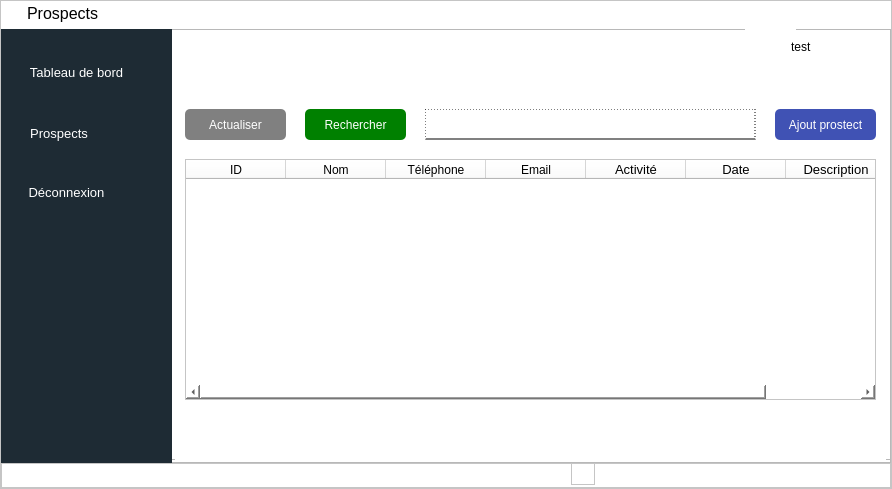
<?xml version="1.0" encoding="UTF-8"?>
<ui version="4.0">
 <class>MainWindow</class>
 <widget class="QMainWindow" name="MainWindow">
  <property name="geometry">
   <rect>
    <x>0</x>
    <y>0</y>
    <width>892</width>
    <height>489</height>
   </rect>
  </property>
  <property name="windowTitle">
   <string>MainWindow</string>
  </property>
  <widget class="QWidget" name="centralwidget">
   <layout class="QHBoxLayout" name="horizontalLayout">
    <property name="spacing">
     <number>0</number>
    </property>
    <property name="leftMargin">
     <number>0</number>
    </property>
    <property name="topMargin">
     <number>0</number>
    </property>
    <property name="rightMargin">
     <number>0</number>
    </property>
    <property name="bottomMargin">
     <number>0</number>
    </property>
    <item>
     <widget class="QFrame" name="background">
      <property name="styleSheet">
       <string notr="true">#background{
	background-color : white;
	
}</string>
      </property>
      <property name="frameShape">
       <enum>QFrame::StyledPanel</enum>
      </property>
      <property name="frameShadow">
       <enum>QFrame::Raised</enum>
      </property>
      <layout class="QVBoxLayout" name="verticalLayout">
       <property name="spacing">
        <number>0</number>
       </property>
       <property name="leftMargin">
        <number>0</number>
       </property>
       <property name="topMargin">
        <number>0</number>
       </property>
       <property name="rightMargin">
        <number>0</number>
       </property>
       <property name="bottomMargin">
        <number>0</number>
       </property>
       <item alignment="Qt::AlignTop">
        <widget class="QFrame" name="Header">
         <property name="minimumSize">
          <size>
           <width>0</width>
           <height>28</height>
          </size>
         </property>
         <property name="styleSheet">
          <string notr="true">*{
	color: black;
	background: white;
	border: none;
}



QPushButton{
	color: rgb(255, 255, 255);
	background: transparent;
	border: none;
}



QLabel{
	color:black;
	border: none;
}</string>
         </property>
         <property name="frameShape">
          <enum>QFrame::StyledPanel</enum>
         </property>
         <property name="frameShadow">
          <enum>QFrame::Raised</enum>
         </property>
         <layout class="QHBoxLayout" name="horizontalLayout_2">
          <property name="spacing">
           <number>0</number>
          </property>
          <property name="leftMargin">
           <number>0</number>
          </property>
          <property name="topMargin">
           <number>2</number>
          </property>
          <property name="rightMargin">
           <number>0</number>
          </property>
          <property name="bottomMargin">
           <number>0</number>
          </property>
          <item alignment="Qt::AlignLeft|Qt::AlignTop">
           <widget class="QFrame" name="frame">
            <property name="frameShape">
             <enum>QFrame::StyledPanel</enum>
            </property>
            <property name="frameShadow">
             <enum>QFrame::Raised</enum>
            </property>
            <layout class="QHBoxLayout" name="horizontalLayout_5">
             <property name="spacing">
              <number>0</number>
             </property>
             <property name="leftMargin">
              <number>0</number>
             </property>
             <property name="topMargin">
              <number>0</number>
             </property>
             <property name="rightMargin">
              <number>0</number>
             </property>
             <property name="bottomMargin">
              <number>0</number>
             </property>
            </layout>
           </widget>
          </item>
          <item alignment="Qt::AlignTop">
           <widget class="QFrame" name="frame_2">
            <property name="sizePolicy">
             <sizepolicy hsizetype="Expanding" vsizetype="Preferred">
              <horstretch>0</horstretch>
              <verstretch>0</verstretch>
             </sizepolicy>
            </property>
            <property name="styleSheet">
             <string notr="true"/>
            </property>
            <property name="frameShape">
             <enum>QFrame::StyledPanel</enum>
            </property>
            <property name="frameShadow">
             <enum>QFrame::Raised</enum>
            </property>
            <layout class="QHBoxLayout" name="horizontalLayout_4">
             <property name="spacing">
              <number>0</number>
             </property>
             <property name="leftMargin">
              <number>0</number>
             </property>
             <property name="topMargin">
              <number>0</number>
             </property>
             <property name="rightMargin">
              <number>0</number>
             </property>
             <property name="bottomMargin">
              <number>0</number>
             </property>
             <item>
              <widget class="QPushButton" name="pushButton_4">
               <property name="minimumSize">
                <size>
                 <width>20</width>
                 <height>20</height>
                </size>
               </property>
               <property name="maximumSize">
                <size>
                 <width>20</width>
                 <height>20</height>
                </size>
               </property>
               <property name="text">
                <string/>
               </property>
               <property name="icon">
                <iconset resource="resources.qrc">
                 <normaloff>:/icons/UI/trending-up2.svg</normaloff>:/icons/UI/trending-up2.svg</iconset>
               </property>
               <property name="iconSize">
                <size>
                 <width>20</width>
                 <height>20</height>
                </size>
               </property>
              </widget>
             </item>
             <item>
              <widget class="QLabel" name="label">
               <property name="font">
                <font>
                 <pointsize>12</pointsize>
                </font>
               </property>
               <property name="styleSheet">
                <string notr="true"/>
               </property>
               <property name="text">
                <string>Prospects</string>
               </property>
               <property name="alignment">
                <set>Qt::AlignLeading|Qt::AlignLeft|Qt::AlignVCenter</set>
               </property>
               <property name="indent">
                <number>6</number>
               </property>
              </widget>
             </item>
            </layout>
           </widget>
          </item>
          <item alignment="Qt::AlignRight|Qt::AlignTop">
           <widget class="QFrame" name="frame_3">
            <property name="frameShape">
             <enum>QFrame::StyledPanel</enum>
            </property>
            <property name="frameShadow">
             <enum>QFrame::Raised</enum>
            </property>
            <layout class="QHBoxLayout" name="horizontalLayout_3">
             <property name="spacing">
              <number>0</number>
             </property>
             <property name="leftMargin">
              <number>0</number>
             </property>
             <property name="topMargin">
              <number>0</number>
             </property>
             <property name="rightMargin">
              <number>0</number>
             </property>
             <property name="bottomMargin">
              <number>0</number>
             </property>
             <item>
              <widget class="QPushButton" name="pushButton">
               <property name="toolTip">
                <string>Minimize Window</string>
               </property>
               <property name="text">
                <string/>
               </property>
               <property name="icon">
                <iconset resource="resources.qrc">
                 <normaloff>:/icons/UI/minusBlack.svg</normaloff>:/icons/UI/minusBlack.svg</iconset>
               </property>
               <property name="iconSize">
                <size>
                 <width>20</width>
                 <height>20</height>
                </size>
               </property>
              </widget>
             </item>
             <item>
              <widget class="QPushButton" name="pushButton_3">
               <property name="toolTip">
                <string>Restore Window</string>
               </property>
               <property name="text">
                <string/>
               </property>
               <property name="icon">
                <iconset resource="resources.qrc">
                 <normaloff>:/icons/UI/squareBlack.svg</normaloff>:/icons/UI/squareBlack.svg</iconset>
               </property>
               <property name="iconSize">
                <size>
                 <width>20</width>
                 <height>20</height>
                </size>
               </property>
              </widget>
             </item>
             <item>
              <widget class="QPushButton" name="pushButton_2">
               <property name="toolTip">
                <string>Close Window</string>
               </property>
               <property name="text">
                <string/>
               </property>
               <property name="icon">
                <iconset resource="resources.qrc">
                 <normaloff>:/icons/UI/xBlack.svg</normaloff>:/icons/UI/xBlack.svg</iconset>
               </property>
               <property name="iconSize">
                <size>
                 <width>20</width>
                 <height>20</height>
                </size>
               </property>
              </widget>
             </item>
            </layout>
           </widget>
          </item>
         </layout>
        </widget>
       </item>
       <item>
        <widget class="QFrame" name="Main">
         <property name="sizePolicy">
          <sizepolicy hsizetype="Preferred" vsizetype="Expanding">
           <horstretch>0</horstretch>
           <verstretch>0</verstretch>
          </sizepolicy>
         </property>
         <property name="styleSheet">
          <string notr="true"/>
         </property>
         <property name="frameShape">
          <enum>QFrame::StyledPanel</enum>
         </property>
         <property name="frameShadow">
          <enum>QFrame::Raised</enum>
         </property>
         <widget class="QFrame" name="frame_4">
          <property name="geometry">
           <rect>
            <x>0</x>
            <y>0</y>
            <width>171</width>
            <height>441</height>
           </rect>
          </property>
          <property name="sizePolicy">
           <sizepolicy hsizetype="Preferred" vsizetype="Expanding">
            <horstretch>0</horstretch>
            <verstretch>0</verstretch>
           </sizepolicy>
          </property>
          <property name="font">
           <font>
            <pointsize>8</pointsize>
            <weight>50</weight>
            <bold>false</bold>
           </font>
          </property>
          <property name="styleSheet">
           <string notr="true">background-color: #1e2b34;
color: rgb(255, 255, 255);
border:none;</string>
          </property>
          <property name="frameShape">
           <enum>QFrame::StyledPanel</enum>
          </property>
          <property name="frameShadow">
           <enum>QFrame::Raised</enum>
          </property>
          <widget class="QPushButton" name="btnDeconnexion">
           <property name="geometry">
            <rect>
             <x>5</x>
             <y>150</y>
             <width>121</width>
             <height>26</height>
            </rect>
           </property>
           <property name="font">
            <font>
             <pointsize>10</pointsize>
             <weight>50</weight>
             <bold>false</bold>
            </font>
           </property>
           <property name="styleSheet">
            <string notr="true">
*:hover{
	margin-left: 4px;
	
	
}</string>
           </property>
           <property name="text">
            <string>Déconnexion</string>
           </property>
           <property name="icon">
            <iconset resource="resources.qrc">
             <normaloff>:/icons/UI/log-out.svg</normaloff>:/icons/UI/log-out.svg</iconset>
           </property>
           <property name="iconSize">
            <size>
             <width>20</width>
             <height>20</height>
            </size>
           </property>
          </widget>
          <widget class="QPushButton" name="btnTableau">
           <property name="geometry">
            <rect>
             <x>5</x>
             <y>30</y>
             <width>141</width>
             <height>26</height>
            </rect>
           </property>
           <property name="font">
            <font>
             <pointsize>10</pointsize>
            </font>
           </property>
           <property name="styleSheet">
            <string notr="true">

*:hover{
	margin-left: 4px;
	
}</string>
           </property>
           <property name="text">
            <string>Tableau de bord</string>
           </property>
           <property name="icon">
            <iconset resource="resources.qrc">
             <normaloff>:/icons/UI/table.svg</normaloff>:/icons/UI/table.svg</iconset>
           </property>
           <property name="iconSize">
            <size>
             <width>20</width>
             <height>20</height>
            </size>
           </property>
          </widget>
          <widget class="QPushButton" name="btnProspects">
           <property name="geometry">
            <rect>
             <x>10</x>
             <y>90</y>
             <width>121</width>
             <height>28</height>
            </rect>
           </property>
           <property name="font">
            <font>
             <pointsize>10</pointsize>
            </font>
           </property>
           <property name="styleSheet">
            <string notr="true">*{
margin-left: -25px;
}
*:hover{
	margin-left: -21px;
	
}</string>
           </property>
           <property name="text">
            <string>Prospects</string>
           </property>
           <property name="icon">
            <iconset resource="resources.qrc">
             <normaloff>:/icons/UI/trending-up.svg</normaloff>:/icons/UI/trending-up.svg</iconset>
           </property>
           <property name="iconSize">
            <size>
             <width>18</width>
             <height>18</height>
            </size>
           </property>
           <property name="autoRepeatInterval">
            <number>100</number>
           </property>
          </widget>
         </widget>
         <widget class="QFrame" name="frame_5">
          <property name="geometry">
           <rect>
            <x>134</x>
            <y>0</y>
            <width>761</width>
            <height>431</height>
           </rect>
          </property>
          <property name="styleSheet">
           <string notr="true"/>
          </property>
          <property name="frameShape">
           <enum>QFrame::StyledPanel</enum>
          </property>
          <property name="frameShadow">
           <enum>QFrame::Raised</enum>
          </property>
          <widget class="QCustomStackedWidget" name="mainPage">
           <property name="geometry">
            <rect>
             <x>40</x>
             <y>30</y>
             <width>711</width>
             <height>401</height>
            </rect>
           </property>
           <property name="sizePolicy">
            <sizepolicy hsizetype="Preferred" vsizetype="Preferred">
             <horstretch>0</horstretch>
             <verstretch>0</verstretch>
            </sizepolicy>
           </property>
           <property name="styleSheet">
            <string notr="true">
	background-color: white;
</string>
           </property>
           <property name="currentIndex">
            <number>1</number>
           </property>
           <widget class="QWidget" name="page">
            <property name="styleSheet">
             <string notr="true">QLineEdit{
	border: 1px solid white;
	background: transparent;
	color: white;
}</string>
            </property>
           </widget>
           <widget class="QWidget" name="page_2">
            <widget class="QPushButton" name="btnRecherche">
             <property name="geometry">
              <rect>
               <x>130</x>
               <y>50</y>
               <width>101</width>
               <height>31</height>
              </rect>
             </property>
             <property name="styleSheet">
              <string notr="true">border-radius: 5px;
background-color: green;
color: white;</string>
             </property>
             <property name="text">
              <string>Rechercher</string>
             </property>
             <property name="icon">
              <iconset resource="resources.qrc">
               <normaloff>:/icons/UI/search.svg</normaloff>:/icons/UI/search.svg</iconset>
             </property>
            </widget>
            <widget class="QTableWidget" name="table">
             <property name="geometry">
              <rect>
               <x>10</x>
               <y>100</y>
               <width>691</width>
               <height>241</height>
              </rect>
             </property>
             <column>
              <property name="text">
               <string>ID</string>
              </property>
             </column>
             <column>
              <property name="text">
               <string>Nom</string>
              </property>
             </column>
             <column>
              <property name="text">
               <string>Téléphone</string>
              </property>
             </column>
             <column>
              <property name="text">
               <string>Email</string>
              </property>
             </column>
             <column>
              <property name="text">
               <string>Activité</string>
              </property>
              <property name="font">
               <font>
                <family>Arial</family>
                <pointsize>10</pointsize>
               </font>
              </property>
             </column>
             <column>
              <property name="text">
               <string>Date</string>
              </property>
              <property name="font">
               <font>
                <family>Arial</family>
                <pointsize>10</pointsize>
               </font>
              </property>
             </column>
             <column>
              <property name="text">
               <string>Description</string>
              </property>
              <property name="font">
               <font>
                <family>Arial</family>
                <pointsize>10</pointsize>
               </font>
              </property>
             </column>
            </widget>
            <widget class="QPushButton" name="btnAjoutProspect">
             <property name="geometry">
              <rect>
               <x>600</x>
               <y>50</y>
               <width>101</width>
               <height>31</height>
              </rect>
             </property>
             <property name="styleSheet">
              <string notr="true">border-radius: 5px;
background-color: rgb(64, 82, 180);
color:white;</string>
             </property>
             <property name="text">
              <string>Ajout prostect</string>
             </property>
            </widget>
            <widget class="QLineEdit" name="inputRecherche">
             <property name="geometry">
              <rect>
               <x>250</x>
               <y>50</y>
               <width>331</width>
               <height>31</height>
              </rect>
             </property>
             <property name="styleSheet">
              <string notr="true">QLineEdit{
	color:black;
	border: 1px dotted black;
	border-bottom: 2px solid grey;
}

QLineEdit:focus{
border-bottom: 2px solid #FF6600;
}</string>
             </property>
             <property name="text">
              <string/>
             </property>
            </widget>
            <widget class="QPushButton" name="btnActualiser">
             <property name="geometry">
              <rect>
               <x>10</x>
               <y>50</y>
               <width>101</width>
               <height>31</height>
              </rect>
             </property>
             <property name="styleSheet">
              <string notr="true">border-radius: 5px;
background-color: grey;
color: white;</string>
             </property>
             <property name="text">
              <string>Actualiser</string>
             </property>
             <property name="icon">
              <iconset resource="resources.qrc">
               <normaloff>:/icons/UI/refresh-cw.svg</normaloff>:/icons/UI/refresh-cw.svg</iconset>
             </property>
            </widget>
           </widget>
          </widget>
          <widget class="QPushButton" name="pushButton_5">
           <property name="geometry">
            <rect>
             <x>610</x>
             <y>0</y>
             <width>51</width>
             <height>31</height>
            </rect>
           </property>
           <property name="styleSheet">
            <string notr="true">background-color: white;
border:none;</string>
           </property>
           <property name="text">
            <string/>
           </property>
           <property name="icon">
            <iconset resource="resources.qrc">
             <normaloff>:/icons/UI/userBlack.svg</normaloff>:/icons/UI/userBlack.svg</iconset>
           </property>
           <property name="iconSize">
            <size>
             <width>20</width>
             <height>20</height>
            </size>
           </property>
          </widget>
          <widget class="QLabel" name="labelUserConnected">
           <property name="geometry">
            <rect>
             <x>656</x>
             <y>10</y>
             <width>91</width>
             <height>16</height>
            </rect>
           </property>
           <property name="text">
            <string>test</string>
           </property>
          </widget>
         </widget>
         <zorder>frame_5</zorder>
         <zorder>frame_4</zorder>
        </widget>
       </item>
       <item>
        <widget class="QFrame" name="Footer">
         <property name="minimumSize">
          <size>
           <width>0</width>
           <height>25</height>
          </size>
         </property>
         <property name="maximumSize">
          <size>
           <width>16777215</width>
           <height>25</height>
          </size>
         </property>
         <property name="sizeIncrement">
          <size>
           <width>0</width>
           <height>0</height>
          </size>
         </property>
         <property name="styleSheet">
          <string notr="true">background-color: white;
</string>
         </property>
         <property name="frameShape">
          <enum>QFrame::StyledPanel</enum>
         </property>
         <property name="frameShadow">
          <enum>QFrame::Raised</enum>
         </property>
         <widget class="QFrame" name="frame_6">
          <property name="geometry">
           <rect>
            <x>570</x>
            <y>0</y>
            <width>24</width>
            <height>22</height>
           </rect>
          </property>
          <property name="frameShape">
           <enum>QFrame::StyledPanel</enum>
          </property>
          <property name="frameShadow">
           <enum>QFrame::Raised</enum>
          </property>
         </widget>
        </widget>
       </item>
      </layout>
     </widget>
    </item>
   </layout>
  </widget>
 </widget>
 <customwidgets>
  <customwidget>
   <class>QCustomStackedWidget</class>
   <extends>QStackedWidget</extends>
   <header location="global">Custom_Widgets.Widgets.h</header>
   <container>1</container>
  </customwidget>
 </customwidgets>
 <resources>
  <include location="resources.qrc"/>
 </resources>
 <connections/>
</ui>
